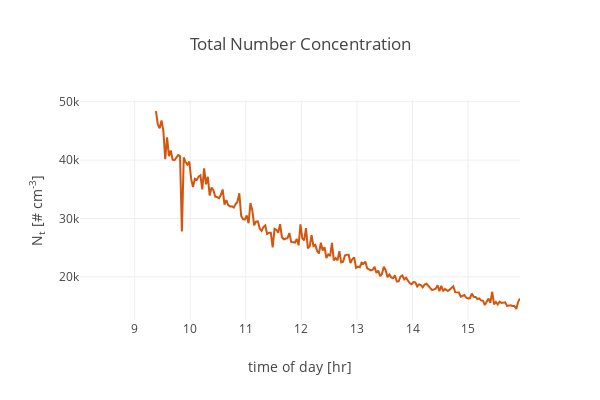

Here is the notebook cell this chart was saved with:
### Markdown cell above
Ploting the total number concentration over time

### Code cell
total_num = go.Scatter(x = time/3600., y = Nt, mode = 'lines', marker=dict(color='#d3560e'))
data = [total_num]

layout= go.Layout(width=600,
                  height=400,
                  title= 'Total Number Concentration',
                  hovermode= 'closest',
                  xaxis= dict(title= 'time of day [hr]',
                              #ticklen= 1,
                              dtick=1,
                              zeroline= False,
                              #gridwidth= 1,
                             ),
                  yaxis=dict(title= 'N<sub>t</sub> [# cm<sup>-3</sup>]',
                             #ticklen= 5,
                             #gridwidth= 2,
                            ),
                  showlegend= False)

fig= go.Figure(data=data, layout=layout)
ply.offline.iplot(fig, filename='total_number_conc')

### Figure 1 — Plotly figure (JSON) as saved in the notebook; plotly's stock layout.template omitted (floating-point values rounded to 4 significant figures; data arrays with more than 128 entries replaced by an {"elided": "..."} marker saying what was removed)
{"data": [{"marker": {"color": "#d3560e"}, "mode": "lines", "type": "scatter", "uid": "41065a0f-a9d3-4313-8baa-c343e221c1d3", "x": {"elided": "239 float values"}, "y": {"elided": "239 float values"}}], "layout": {"height": 400, "hovermode": "closest", "showlegend": false, "title": "Total Number Concentration", "width": 600, "xaxis": {"autorange": true, "dtick": 1, "range": [8.017, 15.93], "title": "time of day [hr]", "type": "linear", "zeroline": false}, "yaxis": {"autorange": true, "range": [12610.0, 50290.0], "title": "N<sub>t</sub> [# cm<sup>-3</sup>]", "type": "linear"}}}
